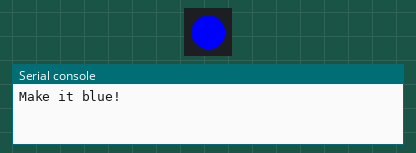
Simulated run of this program. Board: CircuitPython board. Parts: 1 RGB LEDs in strip order, left to right, the last lines printed to the serial console.

Above: at 0.2 s.
At 1.7 s:
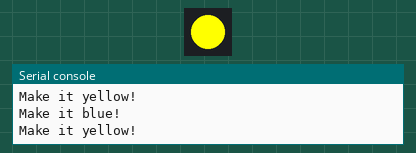
Timing chart, 0 to 3.0 s (numbered marks = the images above):
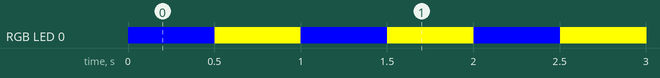

The program:

nthello.py
```python
import board
import neopixel
import time

dot= neopixel.NeoPixel(board.NEOPIXEL,1)


while True:
    print("Make it blue!")
    dot.fill((0,0,255))
    time.sleep (.5)
    print("Make it yellow!")
    dot.fill((255,255,0))
    time.sleep(.5)
```

Measured:
- by itself, RGB LED 0: alternates RGB(255, 255, 0) for 0.50 s and RGB(0, 0, 255) for 0.50 s
